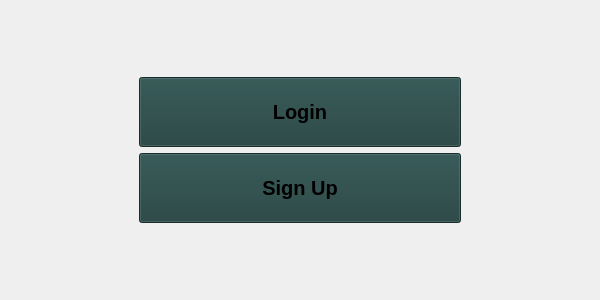
<?xml version="1.0" encoding="UTF-8"?>
<ui version="4.0">
 <class>Login_SignUp</class>
 <widget class="QMainWindow" name="Login_SignUp">
  <property name="geometry">
   <rect>
    <x>0</x>
    <y>0</y>
    <width>600</width>
    <height>300</height>
   </rect>
  </property>
  <property name="sizePolicy">
   <sizepolicy hsizetype="Fixed" vsizetype="Fixed">
    <horstretch>0</horstretch>
    <verstretch>0</verstretch>
   </sizepolicy>
  </property>
  <property name="minimumSize">
   <size>
    <width>600</width>
    <height>300</height>
   </size>
  </property>
  <property name="maximumSize">
   <size>
    <width>600</width>
    <height>300</height>
   </size>
  </property>
  <property name="windowTitle">
   <string>Login/SignUp</string>
  </property>
  <property name="windowIcon">
   <iconset resource="../Resources/main.qrc">
    <normaloff>:/Icons/Icons/icons8-spotify-144.png</normaloff>:/Icons/Icons/icons8-spotify-144.png</iconset>
  </property>
  <property name="styleSheet">
   <string notr="true">background-image: url(:/Background/background/darkgreen.png);
</string>
  </property>
  <widget class="QWidget" name="centralwidget">
   <property name="layoutDirection">
    <enum>Qt::LeftToRight</enum>
   </property>
   <property name="styleSheet">
    <string notr="true"/>
   </property>
   <layout class="QGridLayout" name="gridLayout">
    <item row="0" column="1">
     <spacer name="verticalSpacer">
      <property name="orientation">
       <enum>Qt::Vertical</enum>
      </property>
      <property name="sizeHint" stdset="0">
       <size>
        <width>20</width>
        <height>40</height>
       </size>
      </property>
     </spacer>
    </item>
    <item row="1" column="1">
     <layout class="QVBoxLayout" name="verticalLayout">
      <item>
       <widget class="QPushButton" name="LoginBtn">
        <property name="sizePolicy">
         <sizepolicy hsizetype="Preferred" vsizetype="Preferred">
          <horstretch>0</horstretch>
          <verstretch>0</verstretch>
         </sizepolicy>
        </property>
        <property name="minimumSize">
         <size>
          <width>0</width>
          <height>70</height>
         </size>
        </property>
        <property name="maximumSize">
         <size>
          <width>16777215</width>
          <height>70</height>
         </size>
        </property>
        <property name="font">
         <font>
          <pointsize>15</pointsize>
          <weight>75</weight>
          <italic>false</italic>
          <bold>true</bold>
         </font>
        </property>
        <property name="styleSheet">
         <string notr="true">background-color: rgb(32, 64, 62);</string>
        </property>
        <property name="text">
         <string>Login</string>
        </property>
        <property name="icon">
         <iconset resource="../Resources/main.qrc">
          <normaloff>:/Icons/Icons/login.png</normaloff>:/Icons/Icons/login.png</iconset>
        </property>
        <property name="iconSize">
         <size>
          <width>25</width>
          <height>25</height>
         </size>
        </property>
       </widget>
      </item>
      <item>
       <widget class="QPushButton" name="SignupBtn">
        <property name="minimumSize">
         <size>
          <width>0</width>
          <height>70</height>
         </size>
        </property>
        <property name="maximumSize">
         <size>
          <width>16777215</width>
          <height>70</height>
         </size>
        </property>
        <property name="font">
         <font>
          <pointsize>15</pointsize>
          <weight>75</weight>
          <bold>true</bold>
         </font>
        </property>
        <property name="styleSheet">
         <string notr="true">background-color: rgb(32, 64, 62);</string>
        </property>
        <property name="text">
         <string>Sign Up</string>
        </property>
        <property name="icon">
         <iconset resource="../Resources/main.qrc">
          <normaloff>:/Icons/Icons/signup.png</normaloff>:/Icons/Icons/signup.png</iconset>
        </property>
        <property name="iconSize">
         <size>
          <width>25</width>
          <height>25</height>
         </size>
        </property>
       </widget>
      </item>
     </layout>
    </item>
    <item row="1" column="0">
     <spacer name="horizontalSpacer">
      <property name="orientation">
       <enum>Qt::Horizontal</enum>
      </property>
      <property name="sizeType">
       <enum>QSizePolicy::Fixed</enum>
      </property>
      <property name="sizeHint" stdset="0">
       <size>
        <width>130</width>
        <height>20</height>
       </size>
      </property>
     </spacer>
    </item>
    <item row="1" column="2">
     <spacer name="horizontalSpacer_2">
      <property name="orientation">
       <enum>Qt::Horizontal</enum>
      </property>
      <property name="sizeType">
       <enum>QSizePolicy::Fixed</enum>
      </property>
      <property name="sizeHint" stdset="0">
       <size>
        <width>130</width>
        <height>20</height>
       </size>
      </property>
     </spacer>
    </item>
    <item row="2" column="1">
     <spacer name="verticalSpacer_2">
      <property name="orientation">
       <enum>Qt::Vertical</enum>
      </property>
      <property name="sizeHint" stdset="0">
       <size>
        <width>20</width>
        <height>40</height>
       </size>
      </property>
     </spacer>
    </item>
   </layout>
  </widget>
 </widget>
 <resources>
  <include location="../Resources/main.qrc"/>
 </resources>
 <connections/>
</ui>
